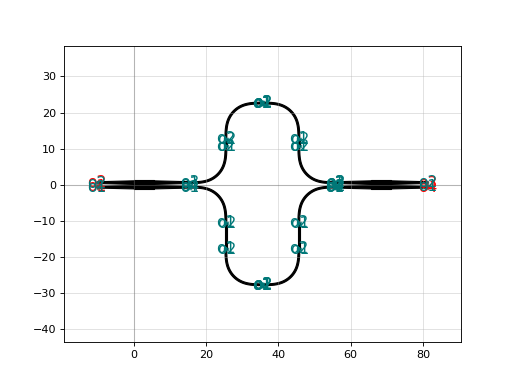

Python code for this plot:
import gdsfactory as gf

c = gf.components.mzi2x2_2x2(delta_length=10.0, length_y=2.0, length_x=0.1, with_splitter=True, port_e1_splitter='o3', port_e0_splitter='o4', port_e1_combiner='o3', port_e0_combiner='o4', nbends=2)
c.plot()
